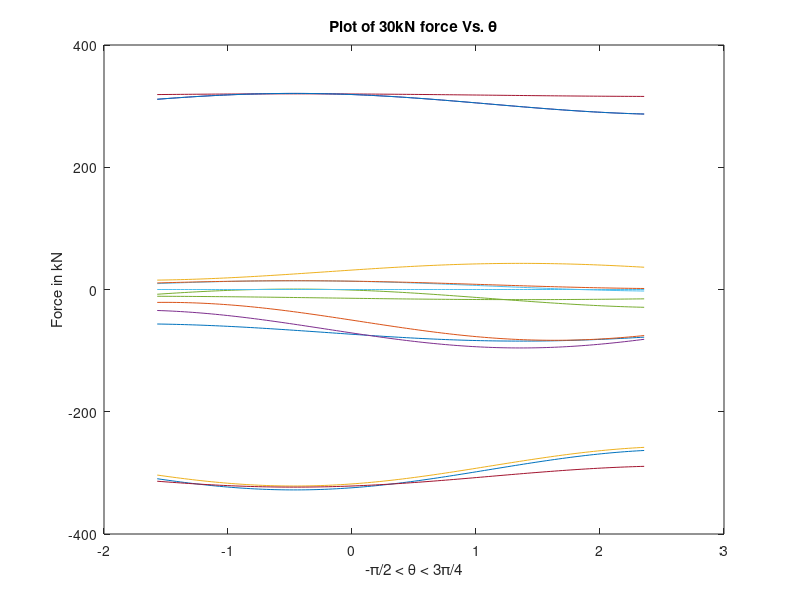
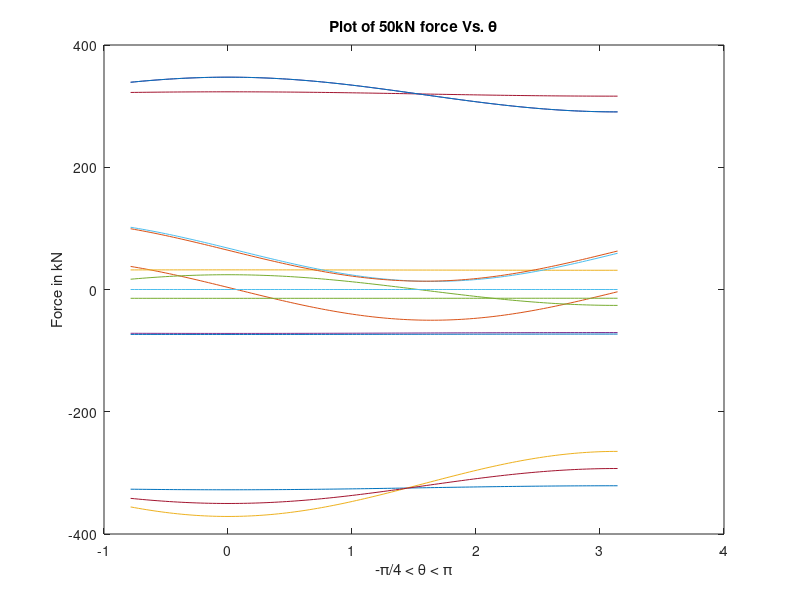

Reproduce these figures in MATLAB, in order.
zID = [1, 8, 7, 5, 1, 10, 1];

R = zID(2);
S = zID(3);
T = zID(4);
U = zID(5);
V = zID(6);
W = zID(7);

TW =  T/sqrt(T^2+W^2);
WT =  W/sqrt(T^2+W^2);
TV =  T/sqrt(T^2+V^2);
VT =  V/sqrt(T^2+V^2);
TU =  T/sqrt(T^2+U^2);
SU =  S/sqrt(S^2+U^2);
US =  U/sqrt(S^2+U^2);
UT =  U/sqrt(T^2+U^2);
RU =  R/sqrt(R^2+U^2);
UR =  U/sqrt(R^2+U^2);
bVecPlot = [];
xinc = -pi/2:pi/100:pi*3/4;

for theta = -pi/2:pi/100:pi*3/4
    % Order of unknowns x = [Ax,Ay,Fr,AB,AI,BI,CI,BC,HI,CH,CD,DH,DE,GH,EH,EG,EF,FG];
    augSys = [1,0,0,TW,0,0,0,0,0,0,0,0,0,0,0,0,0,0,0; %Fx@a
0,1,0,WT,1,0,0,0,0,0,0,0,0,0,0,0,0,0,0; %Fy@a
0,0,0,-TW,0,-1,0,0,0,0,0,0,0,0,0,0,0,0,40; %Fx@b
0,0,0,-WT,0,0,0,1,0,0,0,0,0,0,0,0,0,0,0; %Fy@b
0,0,0,0,0,0,-TV,0,0,-1,-TU,0,0,0,0,0,0,0,30*cos(theta); %Fx@c
0,0,0,0,0,0,-VT,0,0,0,UT,0,0,0,0,0,0,0,30*sin(theta); %Fy@c
0,0,0,0,0,0,0,0,0,0,TU,0,-1,0,0,0,0,0,0; %Fx@d
0,0,0,0,0,0,0,0,0,0,-UT,-1,0,0,0,0,0,0,50; %Fy@d
0,0,0,0,0,0,0,0,0,0,0,0,1,0,SU,0,-RU,0,0; %Fx@e
0,0,0,0,0,0,0,0,0,0,0,0,0,0,-US,-1,-UR,0,40; %Fy@e
0,0,0,0,0,0,0,0,0,0,0,0,0,0,0,0,RU,1,0; %Fx@f
0,0,1,0,0,0,0,0,0,0,0,0,0,0,0,0,UR,0,0; %Fy@f
0,0,0,0,0,0,0,0,0,0,0,0,0,1,0,0,0,-1,0; %Fx@g
0,0,0,0,0,0,0,0,0,0,0,0,0,0,0,1,0,0,0; %Fy@g
0,0,0,0,0,0,0,0,0,1,0,0,0,-1,SU,0,0,0,0; %Fx@h
0,0,0,0,0,0,0,0,-1,0,0,1,0,0,US,0,0,0,0; %Fy@h
0,0,0,0,0,1,TV,0,0,0,0,0,0,0,0,0,0,0,0; %Fx@i
0,0,0,0,-1,0,VT,0,1,0,0,0,0,0,0,0,0,0,0; %Fy@i
        ];

    xVec = augSys(1:end,end);
    Amat = augSys(1:end,1:end-1);
    
    determinante = det(Amat); %det != 0 thus the system is linearly independent

    bVec = Amat\xVec;
    bVecPlot = [bVecPlot, bVec(4:end,1)];
    
end

plot(xinc, bVecPlot)
title('Plot of 30kN force Vs. \theta')
xlabel('-\pi/2 < \theta < 3\pi/4') 
ylabel('Force in kN')

figure();

xinc = -pi/4:pi/100:pi;
bVecPlot = [];

for theta = -pi/4:pi/100:pi
    % Order of unknowns x = [Ax,Ay,Fr,AB,AI,BI,CI,BC,HI,CH,CD,DH,DE,GH,EH,EG,EF,FG];
    augSys = [1,0,0,TW,0,0,0,0,0,0,0,0,0,0,0,0,0,0,0; %Fx@a
0,1,0,WT,1,0,0,0,0,0,0,0,0,0,0,0,0,0,0; %Fy@a
0,0,0,-TW,0,-1,0,0,0,0,0,0,0,0,0,0,0,0,40; %Fx@b
0,0,0,-WT,0,0,0,1,0,0,0,0,0,0,0,0,0,0,0; %Fy@b
0,0,0,0,0,0,-TV,0,0,-1,-TU,0,0,0,0,0,0,0,30; %Fx@c
0,0,0,0,0,0,-VT,0,0,0,UT,0,0,0,0,0,0,0,0; %Fy@c
0,0,0,0,0,0,0,0,0,0,TU,0,-1,0,0,0,0,0,50*cos(theta); %Fx@d
0,0,0,0,0,0,0,0,0,0,-UT,-1,0,0,0,0,0,0,50*sin(theta); %Fy@d
0,0,0,0,0,0,0,0,0,0,0,0,1,0,SU,0,-RU,0,0; %Fx@e
0,0,0,0,0,0,0,0,0,0,0,0,0,0,-US,-1,-UR,0,40; %Fy@e
0,0,0,0,0,0,0,0,0,0,0,0,0,0,0,0,RU,1,0; %Fx@f
0,0,1,0,0,0,0,0,0,0,0,0,0,0,0,0,UR,0,0; %Fy@f
0,0,0,0,0,0,0,0,0,0,0,0,0,1,0,0,0,-1,0; %Fx@g
0,0,0,0,0,0,0,0,0,0,0,0,0,0,0,1,0,0,0; %Fy@g
0,0,0,0,0,0,0,0,0,1,0,0,0,-1,SU,0,0,0,0; %Fx@h
0,0,0,0,0,0,0,0,-1,0,0,1,0,0,US,0,0,0,0; %Fy@h
0,0,0,0,0,1,TV,0,0,0,0,0,0,0,0,0,0,0,0; %Fx@i
0,0,0,0,-1,0,VT,0,1,0,0,0,0,0,0,0,0,0,0; %Fy@i
        ];

    xVec = augSys(1:end,end);
    Amat = augSys(1:end,1:end-1);
    
    determinante = det(Amat); %det != 0 thus the system is linearly independent

    bVec = Amat\xVec;
    bVecPlot = [bVecPlot, bVec(4:end,1)];
    
end

plot(xinc, bVecPlot)
title('Plot of 50kN force Vs. \theta')
xlabel('-\pi/4 < \theta < \pi') 
ylabel('Force in kN')


